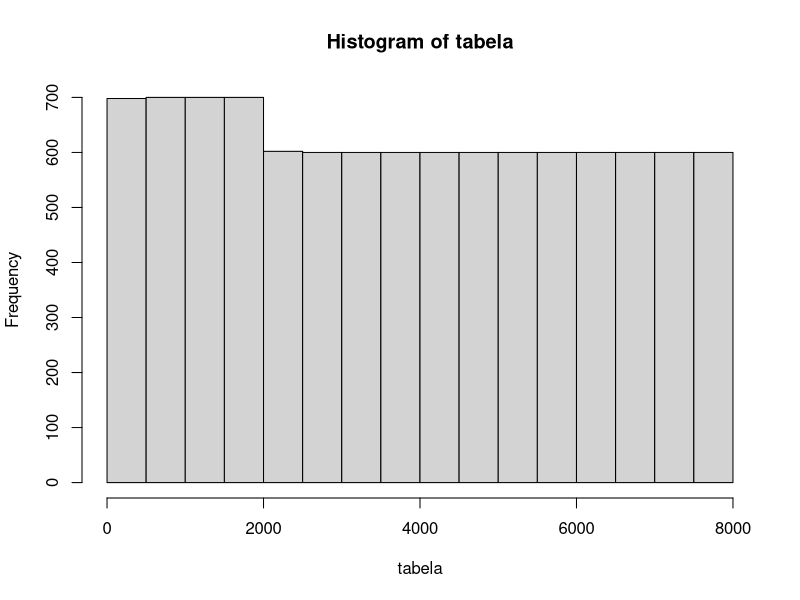
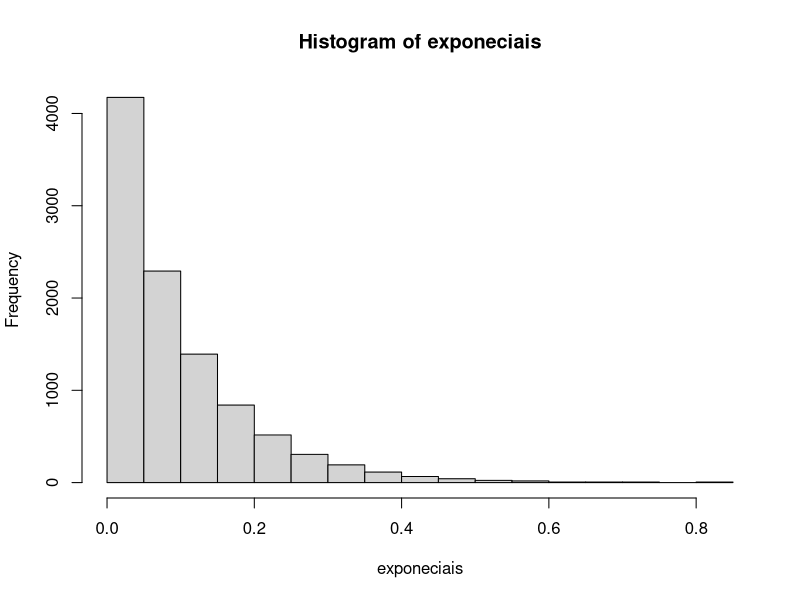
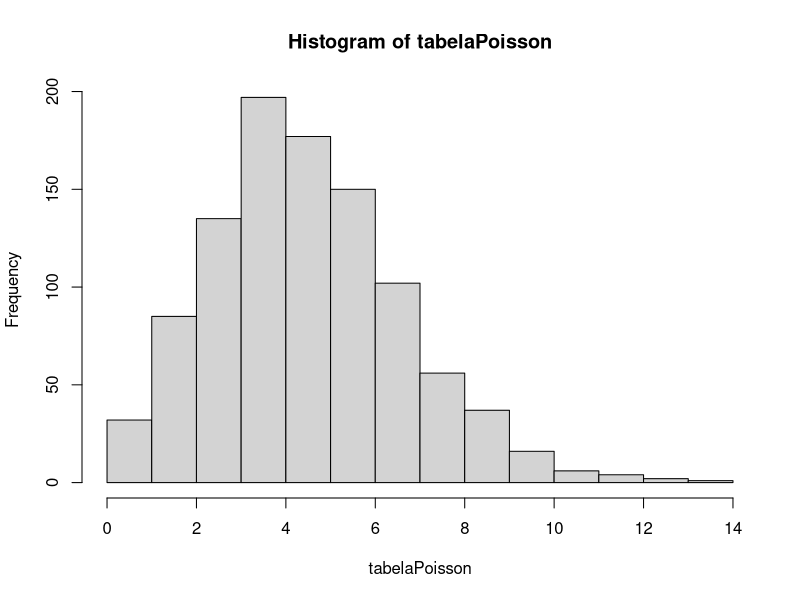
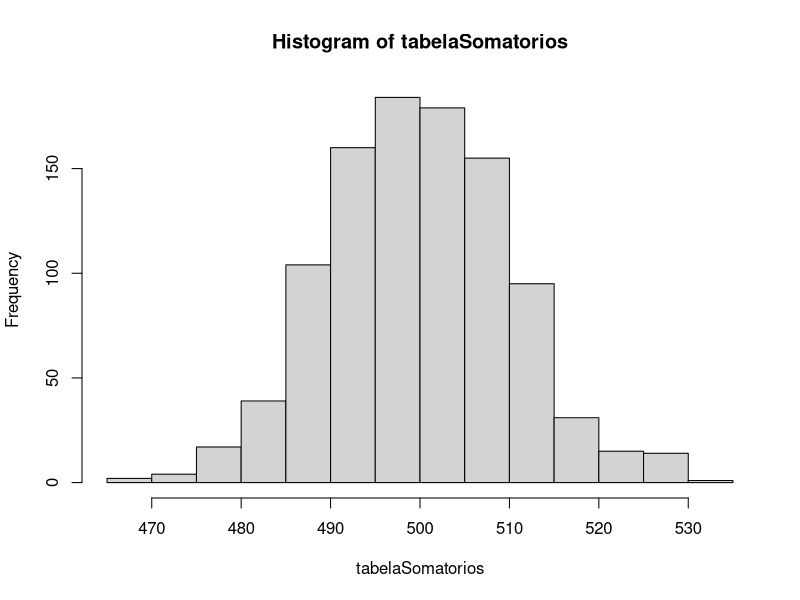

Generate these figures, in order, with R:
# Questao 1
m = 8000

pseudos = function(){
  result = c()
  a = 1
  c = 5
  anterior = 8
  for(i in 1:10000){
    x = (a * anterior + c) %% m
    result[i] = x
    anterior = x
  }
  return(result)
}


# Criacao de amostras
tabela = pseudos()
tabelaUniforme = pseudos() / 8000 

hist(tabela)

## Observamos uma presença mais frequente de valores que estão entre 0 e 2000 em comparação aos valors que vão de 2000 a 8000. 
## Desta forma, chegamos a conclusão que o comportamento do histograma difere do comportamento usualmente observado numa distribuição normal

invfda = function(y){
  logaritmando = 1 - y
  result = log(logaritmando) / (-10)
  return(result)
}

exponeciais = invfda(tabelaUniforme)

hist(exponeciais)
## Depois terminar a curva -> curve(dexp(exponenciais, 10))

## Questao 3

tabelaPoisson = rpois(1000,5)
hist(tabelaPoisson)

## Questao 4

tabelaSigmas = function() {
  result = c()
  for(i in 1:1000){
    result[i] = sum(rnorm(100, mean = 5, sd = 1))
  }
  return(result)
}

tabelaSomatorios = tabelaSigmas()

hist(tabelaSomatorios)
